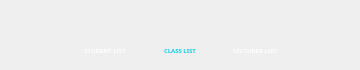
   <widget class="QGroupBox" name="footerGroup">
    <property name="geometry">
     <rect>
      <x>0</x>
      <y>570</y>
      <width>360</width>
      <height>70</height>
     </rect>
    </property>
    <property name="styleSheet">
     <string notr="true">QGroupBox {
	border: 0px;
	border-radius: 0px;
}</string>
    </property>
    <property name="title">
     <string/>
    </property>
    <widget class="QLabel" name="footerHud">
     <property name="geometry">
      <rect>
       <x>10</x>
       <y>10</y>
       <width>340</width>
       <height>60</height>
      </rect>
     </property>
     <property name="text">
      <string/>
     </property>
     <property name="pixmap">
      <pixmap resource="../Presence/resources.qrc">:/res/assets/footer.png</pixmap>
     </property>
     <property name="alignment">
      <set>Qt::AlignCenter</set>
     </property>
    </widget>
    <widget class="QPushButton" name="studentListButton">
     <property name="geometry">
      <rect>
       <x>90</x>
       <y>17</y>
       <width>30</width>
       <height>30</height>
      </rect>
     </property>
     <property name="styleSheet">
      <string notr="true">QPushButton {
	border: 0px;
	border-radius: 0px;
	background: none;
}

QPushButton:focus { 
	outline: none; 
}</string>
     </property>
     <property name="text">
      <string/>
     </property>
     <property name="icon">
      <iconset resource="../Presence/resources.qrc">
       <normaloff>:/res/assets/home_unselected.png</normaloff>:/res/assets/home_unselected.png</iconset>
     </property>
     <property name="iconSize">
      <size>
       <width>25</width>
       <height>25</height>
      </size>
     </property>
     <property name="flat">
      <bool>true</bool>
     </property>
    </widget>
    <widget class="QLabel" name="studentListLabel">
     <property name="geometry">
      <rect>
       <x>75</x>
       <y>42</y>
       <width>60</width>
       <height>16</height>
      </rect>
     </property>
     <property name="styleSheet">
      <string notr="true">QLabel {
	color: #FFFFFF;
	text-align: center;
	font-family: Poppins;
	font-size: 6px;
	font-style: normal;
	font-weight: 500;
	line-height: normal;
}</string>
     </property>
     <property name="text">
      <string>STUDENT LIST</string>
     </property>
     <property name="alignment">
      <set>Qt::AlignCenter</set>
     </property>
    </widget>
    <widget class="QPushButton" name="classListButton">
     <property name="geometry">
      <rect>
       <x>165</x>
       <y>17</y>
       <width>30</width>
       <height>30</height>
      </rect>
     </property>
     <property name="styleSheet">
      <string notr="true">QPushButton {
	border: 0px;
	border-radius: 0px;
	background: none;
}

QPushButton:focus { 
	outline: none; 
}</string>
     </property>
     <property name="text">
      <string/>
     </property>
     <property name="icon">
      <iconset resource="../Presence/resources.qrc">
       <normaloff>:/res/assets/class_list_selected.png</normaloff>:/res/assets/class_list_selected.png</iconset>
     </property>
     <property name="iconSize">
      <size>
       <width>25</width>
       <height>25</height>
      </size>
     </property>
     <property name="flat">
      <bool>true</bool>
     </property>
    </widget>
    <widget class="QLabel" name="classListLabel">
     <property name="geometry">
      <rect>
       <x>150</x>
       <y>42</y>
       <width>60</width>
       <height>16</height>
      </rect>
     </property>
     <property name="styleSheet">
      <string notr="true">QLabel {
	color: #15CAE3;
	text-align: center;
	font-family: Poppins;
	font-size: 6px;
	font-style: normal;
	font-weight: 500;
	line-height: normal;
}</string>
     </property>
     <property name="text">
      <string>CLASS LIST</string>
     </property>
     <property name="alignment">
      <set>Qt::AlignCenter</set>
     </property>
    </widget>
    <widget class="QPushButton" name="lecturerListButton">
     <property name="geometry">
      <rect>
       <x>240</x>
       <y>17</y>
       <width>30</width>
       <height>30</height>
      </rect>
     </property>
     <property name="styleSheet">
      <string notr="true">QPushButton {
	border: 0px;
	border-radius: 0px;
	background: none;
}

QPushButton:focus { 
	outline: none; 
}</string>
     </property>
     <property name="text">
      <string/>
     </property>
     <property name="icon">
      <iconset resource="../Presence/resources.qrc">
       <normaloff>:/res/assets/lecturer_unselected.png</normaloff>:/res/assets/lecturer_unselected.png</iconset>
     </property>
     <property name="iconSize">
      <size>
       <width>25</width>
       <height>25</height>
      </size>
     </property>
     <property name="flat">
      <bool>true</bool>
     </property>
    </widget>
    <widget class="QLabel" name="lecturerListLabel">
     <property name="geometry">
      <rect>
       <x>225</x>
       <y>42</y>
       <width>60</width>
       <height>16</height>
      </rect>
     </property>
     <property name="styleSheet">
      <string notr="true">QLabel {
	color: #FFFFFF;
	text-align: center;
	font-family: Poppins;
	font-size: 6px;
	font-style: normal;
	font-weight: 500;
	line-height: normal;
}</string>
     </property>
     <property name="text">
      <string>LECTURER LIST</string>
     </property>
     <property name="alignment">
      <set>Qt::AlignCenter</set>
     </property>
    </widget>
   </widget>
